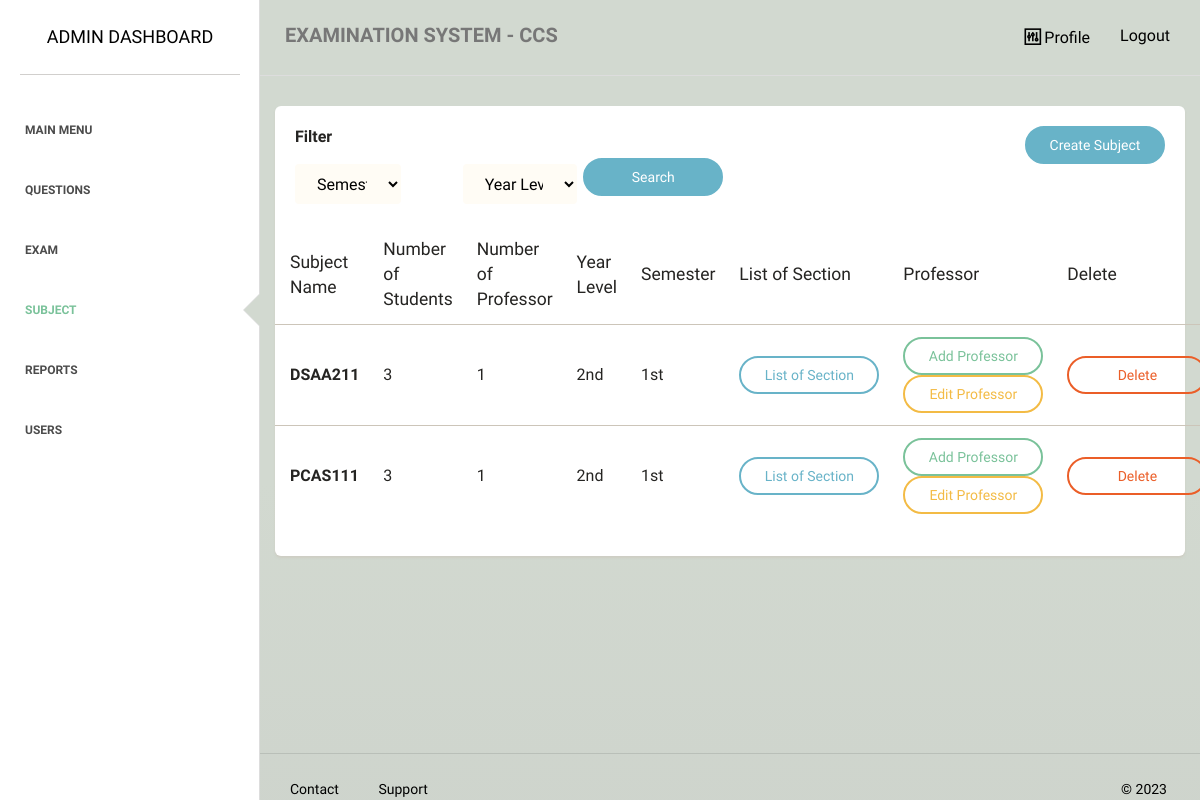
The page /admin/class/ on the database its author committed.
### tables this page shows
CREATE TABLE `subject` (
  `subject_id` int(255) NOT NULL,
  `subject_name` varchar(255) NOT NULL,
  `num_of_student` varchar(255) NOT NULL,
  `rnd_id` varchar(255) NOT NULL,
  `list_of_student` varchar(2000) NOT NULL,
  `semester` varchar(5) NOT NULL,
  `yearlevel` varchar(5) NOT NULL
);

### admin/class/index.php (the view, shortened to what this page needs)
<?php
require_once "../../dbconnect.php";
$search1 = $_GET['search1'] ?? '';
$search2 = $_GET['search2'] ?? '';
if ($search1 && $search2) {
    $statement = $pdo->prepare('SELECT s.*, (select count(*) from enrolled_student e where e.subject_id = s.rnd_id) as number_of_stud,
    (select count(*) from prof_subjects p where p.subject_id = s.rnd_id) as number_of_prof FROM subject s WHERE semester like :semester and yearlevel like :yearlevel');
    $statement->bindValue(':semester', "%$search1%");
    $statement->bindValue(':yearlevel', "%$search2%");
} else {
    $statement = $pdo->prepare('SELECT s.*, (select count(*) from enrolled_student e where e.subject_id = s.rnd_id) as number_of_stud,
    (select count(*) from prof_subjects p where p.subject_id = s.rnd_id) as number_of_prof FROM subject s');
}
$statement->execute();
$procdata = $statement->fetchAll(PDO::FETCH_ASSOC);
?>
<!doctype html>
<html lang="en">
<head>
    <link href="../../assets/css/main.css" rel="stylesheet" />
    <link href="../../assets/css/animate.css" rel="stylesheet"/>
    <link href="../../assets/css/paper-dashboard.css" rel="stylesheet"/>
    <link href="../../assets/css/demo.css" rel="stylesheet" />
    <link href="http://maxcdn.bootstrapcdn.com/font-awesome/latest/css/font-awesome.min.css" rel="stylesheet">
    <link href="../../assets/css/themify-icons.css" rel="stylesheet">
</head>
<body>
<div class="wrapper">
    <div class="sidebar" data-background-color="white" data-active-color="success">
    	<div class="sidebar-wrapper">
            <div class="logo">
                <a href="" class="simple-text">
                    Admin Dashboard
                </a>
            </div>
            <ul class="nav">
                <li>
                    <a href="../">
                        <p>Main Menu</p>
                    </a>
                </li>
                <li>
                    <a href="../questions/">
                        <p>Questions</p>
                    </a>
                </li>
                <li>
                    <a href="../exams/">
                        <p>Exam</p>
                    </a>
                </li>
                <li  class="active">
                    <a href="">
                        <p>Subject</p>
                    </a>
                </li>
                <li>
                    <a href="../generate/">
                        <p>Reports</p>
                    </a>
                </li>
                <li>
                    <a href="../user/">
                        <p>Users</p>
                    </a>
                </li>
            </ul>
    	</div>
    </div>
    <div class="main-panel">
        <nav class="navbar navbar-default">
            <div class="container-fluid">
                <div class="navbar-header">
                    <a class="navbar-brand" href="#">EXAMINATION SYSTEM - CCS</a>
                </div>
                <div class="collapse navbar-collapse">
                    <ul class="nav navbar-nav navbar-right">
                        <li>
                            <a href="../profile.php">
                                <i class="ti-panel"></i>
								<p>Profile</p>
                            </a>
                        </li>
						<li>
                            <a href="../../logout">
								<p>Logout</p>
                            </a>
                        </li>
                    </ul>
                </div>
            </div>
        </nav>
        <div class="content">
            <div class="container-fluid">
                <div class="row">
                    <div class="">
                        <div class="card ">
                            <div class="header">
                                <div class="header-arrangement">
                                    <div class="right">
                                        <form action="" method="get">
                                            <div class="flex">
                                                <p><b>Filter</b></p>
                                                <div class="row">
                                                    <div class="col-md-2">
                                                        <select name="search1" class="form-control" style="font-size: medium;">
                                                            <option value="" selected>Semester</option>
                                                        </select>
                                                    </div>
                                                    <div class="col-md-2">
                                                        <select name="search2" class="form-control" style="font-size: medium; margin-left:5rem;">
                                                            <option value="" selected>Year Level</option>
                                                        </select>
                                                    </div>
                                                    <button type="submit" name="search" class="btn btn-info btn-fill btn-wd" style="margin-left:5rem; margin-bottom:1rem;">Search</button>
                                                </div>
                                            </div>
                                        </form>
                                    </div>
                                    <div class="left">
                                        <a href="create.php" class="btn btn-info btn-fill btn-wd">Create Subject</a>
                                    </div>
                                </div>
                            </div>
                            <div class="content table-responsive table-full-width">
                                <table class="table">
                                    <thead>
                                    	<th>Subject Name</th>
                                    	<th>Number of Students</th>
                                    	<th>Number of Professor</th>
                                    	<th>Year Level</th>
                                    	<th>Semester</th>
                                    	<th>List of Section</th>
                                    	<th>Professor</th>
                                    	<th>Delete</th>
                                    </thead>
                                    <tbody>
                                        <?php foreach ($procdata as $i => $item): ?>
                                        <tr>
                                        	<td style="font-size:medium;"><b><?php echo $item['subject_name']; ?></b></td>
                                        	<td style="font-size:medium;"><?php echo $item['number_of_stud']; ?></td>
                                        	<td style="font-size:medium;"><?php echo $item['number_of_prof']; ?></td>
                                        	<td style="font-size:medium;"><?php echo $item['yearlevel']; ?></td>
                                        	<td style="font-size:medium;"><?php echo $item['semester']; ?></td>
                                            <td style="text-align:center;">
                                                <a href="section.php?id=<?php echo $item['rnd_id']; ?>" class="btn btn-info btn-wd">List of Section</a>
                                            </td>
                                            <td style="text-align:center;">
                                                <a href="enroll_prof.php?id=<?php echo $item['rnd_id']; ?>" class="btn btn-success btn-wd">Add Professor</a>
                                                <a href="edit_prof.php?id=<?php echo $item['rnd_id']; ?>" class="btn btn-warning btn-wd">Edit Professor</a>
                                            </td>
                                            <td style="text-align:center;">
                                                <a href="delete.php?id=<?php echo $item['rnd_id']; ?>"  onclick="return confirm('Are you sure you want to delete <?php echo $item['subject_name']; ?>?')" class="btn btn-danger btn-wd">Delete</a>
                                            </td>
                                        </tr>
                                        <?php endforeach;?>
                                    </tbody>
                                </table>
                            </div>
                        </div>
                    </div>
                </div>
            </div>
        </div>
        <footer class="footer">
            <div class="container-fluid">
                <nav class="pull-left">
                    <ul>
                        <li>
                            <a href="">
                               Contact
                            </a>
                        </li>
                        <li>
                            <a href="">
                                Support
                            </a>
                        </li>
                    </ul>
                </nav>
                <div class="copyright pull-right">
                    &copy; <script>document.write(new Date().getFullYear())</script>
                </div>
            </div>
        </footer>
    </div>
</div>
</body>
</html>

### assets/css/demo.css (style rules this page uses)
.header-arrangement { display: flex; }
.header-arrangement .right { flex: 1; }

### rows shown on the page
subject: subject_name "DSAA211", number_of_stud "3", number_of_prof "1", yearlevel "2nd", semester "1st"
subject: subject_name "PCAS111", number_of_stud "3", number_of_prof "1", yearlevel "2nd", semester "1st"
